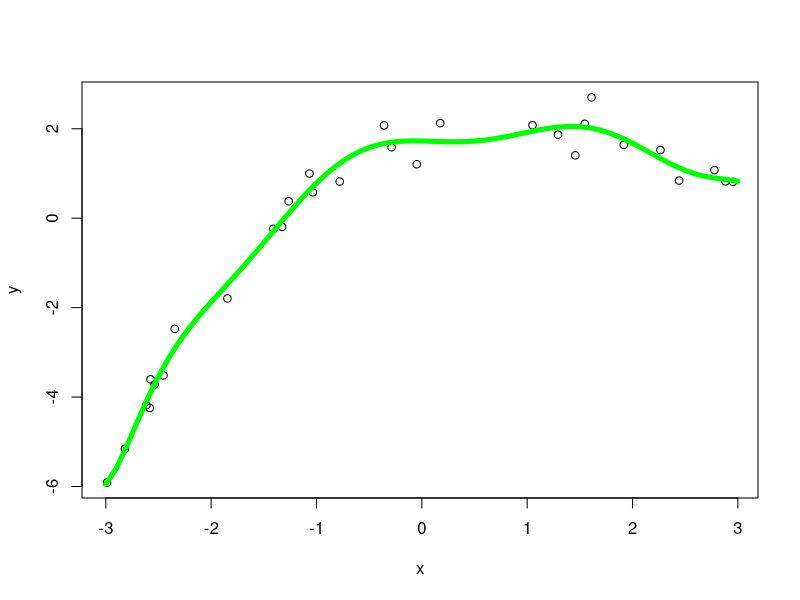

Source code (R):
set.seed(20)

degree = 10
numbers = 30
interval = c(-3, 3)

x = runif(numbers, interval[1], interval[2])
y = 2 + x - 0.5 * x ^ 2
errors = rnorm(n = 30, mean = 0, sd = 0.4)
y = y + errors

plot(x, y)

regression = lm(y ~ poly(x, degree))
values = seq(interval[1], interval[2], by = 0.1)
model = predict(regression, data.frame(x = values), interval = "confidence", level = 0.95)

lines(values, model[,1], col='green', lwd=5)
